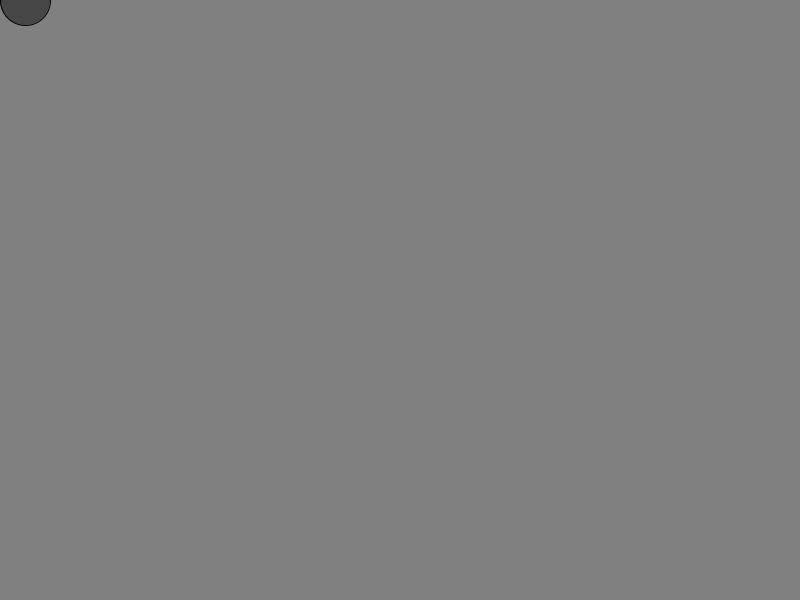
Frame 1 (no input)
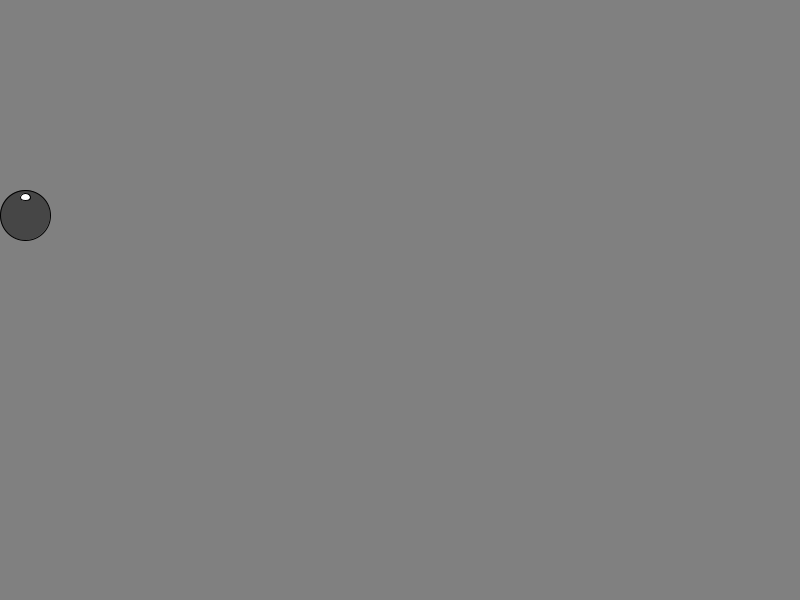
Frame 60 (the mouse pressed at the canvas centre just before this capture)
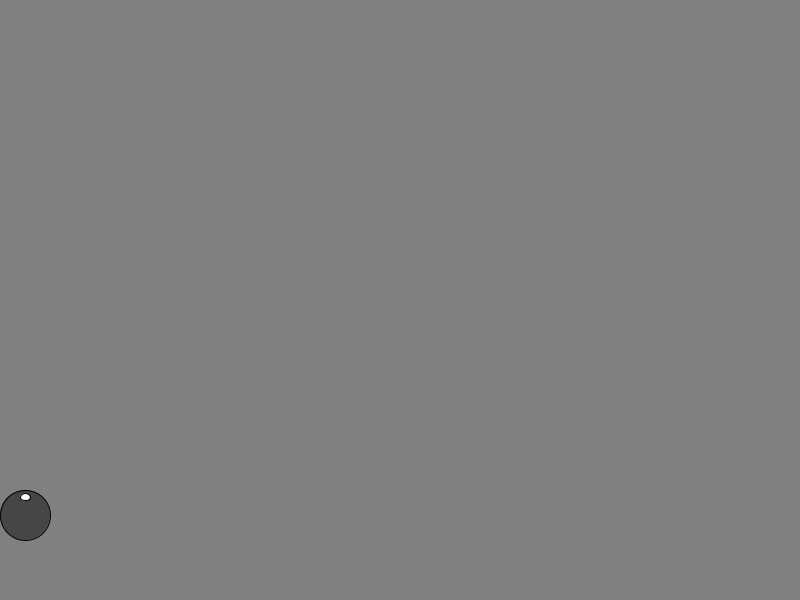
Frame 120 (the mouse held since frame 60 and released just before this capture)

The Processing sketch that drew these frames (run headless with seeded random() and noise(); from frame 60 on, the mouse is pressed at the canvas centre):

// Processing sketch: code06_06
// ── code06_06.pde
Ball ball;

void setup() {
  ball = new Ball();
  size(800, 600);
}
void draw() {
  background(128); 
  update();//状態変更（更新）をまとめて呼び出す
  ball.draw();//ボールを描く
}
void update() {
  ball.move();//ボールを移動する
  ball.bounce();//ボールを検査し床バウンド処理を行う
  ball.checkHitWalls();//ボールを検査し壁打ち処理を行う
  ball.accelerate();//ボールを加速する
}
void mouseDragged() { 
  ball.setCenter(pmouseX, pmouseY);
  ball.setVelocity(mouseX - pmouseX, mouseY - pmouseY);
}
void keyPressed() {
  float s = 1.2;
  if (key == 'l') ball.radius *= s;
  else if (key == 's') ball.radius /= s;
  ball.radius = min(max(1.0, ball.radius), 200.0);
  ball.diameter = ball.radius * 2;
  println("直径：" + ball.diameter);
}

// ── Ball.pde
class Ball {
  private float centerX;
  private float centerY;
  private float dx;
  private float dy;
  float radius = 25.0;
  float diameter = radius * 2.0;
  void draw() {
    fill(70);
    ellipse(centerX, centerY, diameter, diameter);
    drawBallHighlight();
  }
  void drawBallHighlight() {
    fill(255);
    float highlightCenterX = centerX;
    float highlightCenterY = centerY - radius / 1.4;
    float highlightXSize = radius / 2.5;
    float highlightYSize = highlightXSize / 1.3;
    ellipse(highlightCenterX, highlightCenterY, highlightXSize, highlightYSize);
  }
  void move() {
    centerX += dx; //円の中心を右に移動する
    centerY += dy; //円の中心を下に移動する
  }
  void checkHitWalls() {
    float left = radius; //左の壁に当たった時の中心位置x座標
    float right = width - radius; //右の壁に当たった時の中心位置x座標
    if (centerX < left) { //左の壁に当たったら
      centerX = left;
      dx = -dx;
    } else if (right < centerX) { //右の壁に当たったら
      centerX = right;
      dx = -dx;
    }
  }
  void bounce() {
    float centerYFloor  = height - radius; //ボールが床に乗るときの中心y座標
    if (centerY < centerYFloor) return; //ボールが床より上なら何もしない
    centerY = centerYFloor;
    dy = -dy;
    applyFriction(); //実際に弾む場合のみ摩擦力を適用する
  }
  void applyFriction() {
    float frictionX = 0.2; //摩擦力により水平方向速度を減速させる量
    if (abs(dx) < frictionX) dx = 0.0; //水平速度が十分小さければ止めてしまう
    else if (dx < 0.0) dx += frictionX; //左向きの場合は右向きに減速
    else dx -= frictionX; //右向きの場合は左向きに減速
  }
  void accelerate() {
    float gravity = 10.0; //１フレームあたりの重力加速度に相当する画素数
    dy += gravity; //下向きに加速する
  }
  void setCenter(float x, float y) {
    centerX = x;
    centerY = y;
  }
  void setVelocity(float x, float y) {
    dx = x;
    dy = y;
  }
}
